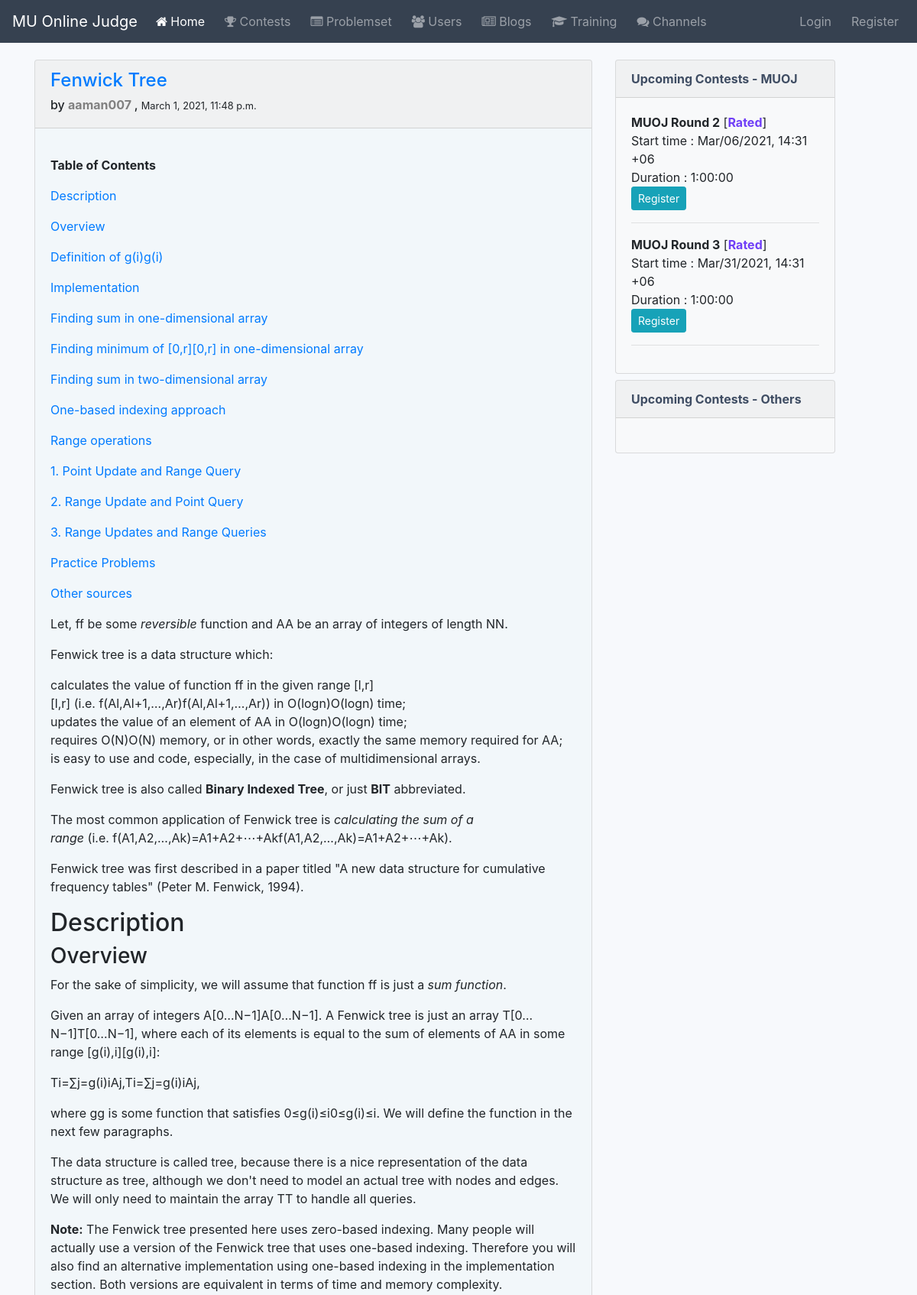
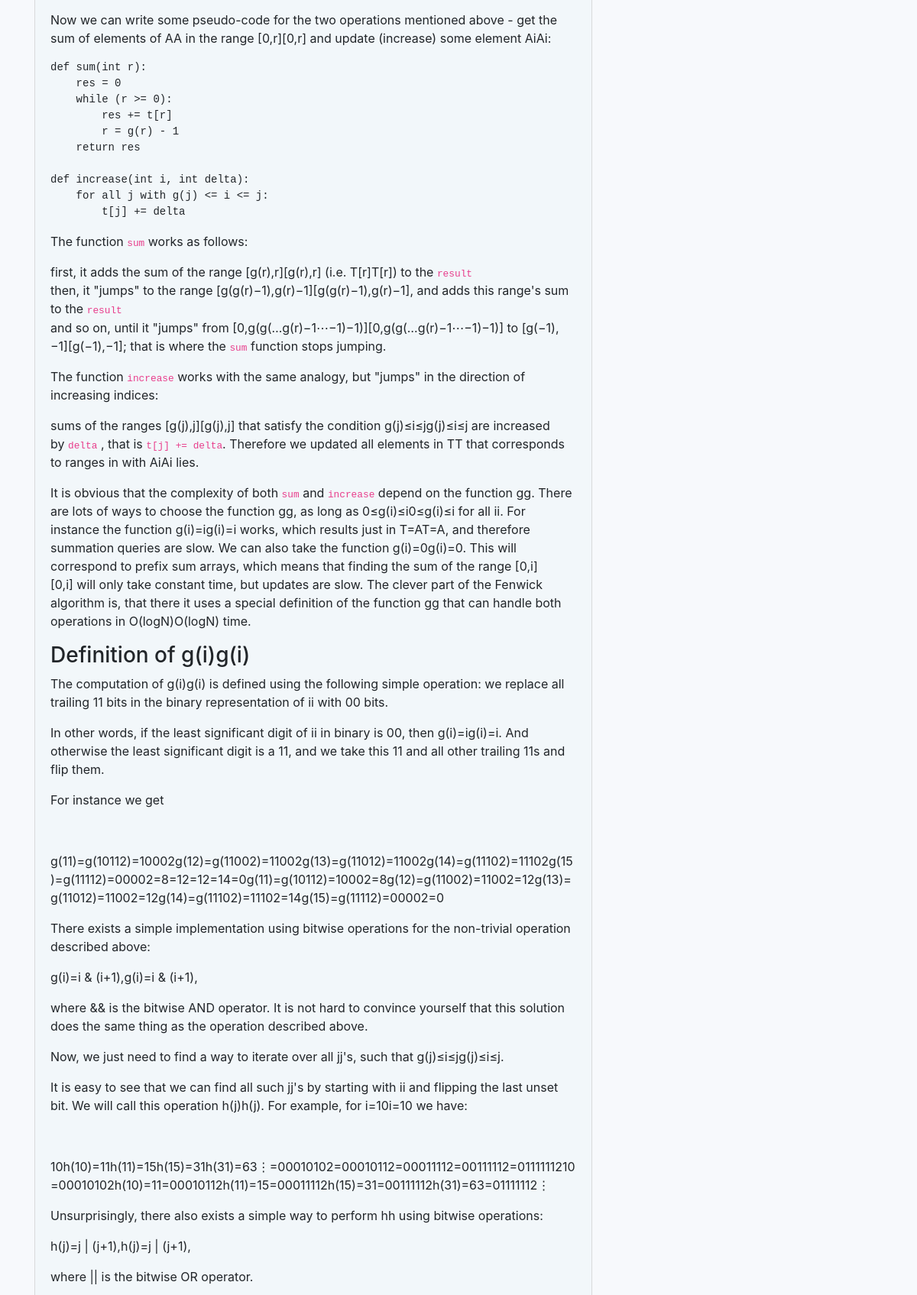
The page / (upper part) on the database its author committed (2 pictures, top to bottom).
### blog/models.py (models this page shows, shortened)
class Blog(AbstractBaseModel):
    title = models.CharField(max_length=100)
    content = RichTextField()
    user = models.ForeignKey(User, on_delete=models.CASCADE)
    preference = models.BooleanField(default=False)
    class Meta:
        verbose_name = _('Blog')
        verbose_name_plural = _('Blogs')
        ordering = ['-id']

### contest/models.py (models this page shows, shortened)
class Contest(AbstractBaseModel):
    title = models.CharField(verbose_name=_('Title'), max_length=200)
    description = RichTextField(verbose_name=_('Description'), blank=True)
    start_time = models.DateTimeField(verbose_name=_('Start Time'))
    duration = models.DurationField(verbose_name=_('Duration'))
    openness = models.BooleanField(verbose_name=_('Openness'), default=False)
    is_rated = models.BooleanField(verbose_name=_('Is Rated'), default=False)
    rating_applied = models.BooleanField(verbose_name=_('Rating Applied?'), default=False)
    problem_ids = models.JSONField(verbose_name=_('Problem Ids'), default=list)
    problem_scores = models.JSONField(verbose_name=_('Problem Scores'), default=list)
    """
    Standings Format
    [
        {
            'id': 23,
            'username': 'Farhan_Meb',
            'rank': 1400,
            'total_score': 300,
            'scores_per_problem': [100, 200]
        },
        {
            'id': 24,
            'username': 'Decayed',
            'rank': 1200,
            'total_score': 200,
            'scores_per_problem': [0, 200]
        }
    ]
    """
    standings = models.JSONField(verbose_name=_('Standings'), default=list, blank=True)
    author = models.ForeignKey(
        verbose_name=_('Author'),
        to=User,
        related_name='contests',
        on_delete=models.SET_NULL,
        null=True
    )
    contestants = models.ManyToManyField(
        verbose_name=_('Contestants'),
        to=User,
        related_name='contestants',
        blank=True
    )
    objects = ContestManager()
    class Meta:
        verbose_name = _('Contest')
        verbose_name_plural = _('Contests')
        ordering = ['-id']

### core/views.py (the view)
# urls.py: path('', HomeView.as_view(extra_context={'home': 'active'}), name='home')
class HomeView(ListView):
    model = Blog
    paginate_by = 5
    context_object_name = 'blogs'
    ordering = ['-created_at']
    template_name = 'core/home.html'
    def get_queryset(self):
        return Blog.objects.filter(preference=True)
    def get_context_data(self, **kwargs):
        context = super().get_context_data(**kwargs)
        context.update({
            'home_nav': 'active',
            'upcoming_contest': Contest.objects.upcoming_contests(self.request.user.username)
        })
        return context

### contest/managers.py (called while the page is built)
    def upcoming_contests(self, username=None):
        return self.filter(
            start_time__gt=timezone.now()
        ).annotate(
            is_registered=Count(
                'contestants',
                filter=(Q(contestants__username=username))
            )
        )

### core/templates/core/home.html (shortened to what this page needs)
{% extends 'core/base.html' %}
{% block content %}
    <div class="row">
        <div class="col-sm-8">
            {% for blog in blogs %}
                <div class="card bg-light mt-2 mb-2">
                    <div class="card-header">
                        <h4> <a class="blog-title" href="{% url 'blog:blog-details' blog.id %}"> {{ blog.title }} </a>  </h4>
                        <h6>
                            by
                            <a class="rank-text rank-{{ blog.user.profile.rank }}" href="{% url 'accounts:user-profile' blog.user.username %}">
                                {{ blog.user.username }}
                            </a>, <small>{{blog.created_at}}</small>
                        </h6>
                    </div>
                    <div class="card-body" style="background-color:#f2f7fa;">
                        <p>
                            {{ blog.content|safe }}
                        </p>
                    </div>
                </div>
            {% endfor %}
        </div>
        <div class="col-sm-3 mt-1">
            <div class="card bg-light mt-1 " style="width: 18rem;">
                <div class="card-header CardHeadCol"><strong>Upcoming Contests - MUOJ</strong></div>
                <div class="card-body">
                    <ul>
                    {% for contest in upcoming_contest %}
                        <li>
                            <h7><strong>{{contest.title}}</strong></h7>
                            {% if contest.is_rated %}
                                [<h7 style="color:#6f3ef7;"><strong>Rated</strong></h7>]
                            {% else %}
                                [<h7 style="color:#00ba8c;"><strong>Unrated</strong></h7>]
                            {% endif %}
                            <br>
                            <h7>Start time : {{contest.start_time|date:"M/d/o, H:i e"}}</h7>
                            <br>
                            <h7>Duration : {{ contest.duration }}</h7>
                            <br>
                            {% if not contest.is_registered %}
                                <a href="{% url 'contest:contest-registration' contest.id %}" class="btn btn-info btn-sm">Register</a>
                            {% else %}
                                <a class="btn btn-primary btn-sm" role="button" href="{% url 'contest:contest-standings' contest.id %}">Contest Link</a>
                            {% endif %}
                        </li>
                        <hr>
                    {% endfor %}
                    </ul>
                </div>
            </div>
            <div class="card bg-light mt-2 " style="width: 18rem;">
                <div class="card-header CardHeadCol"><strong>Upcoming Contests - Others</strong></div>
                <div class="card-body">
                </div>
            </div>
        </div>
    </div>
{% endblock %}

### static_local/core/css/base.css (style rules this page uses)
* { list-style: none; margin: 0; padding: 0; box-sizing: border-box; }
code { font-size: 80%; }
.bg-light-blue { background-color: #f7f9fc; }
.rank-text { font-weight: bold; }
.rank--10000 { color: gray; }
.CardHeadCol { color:#3f4d63; }

### rows shown on the page
Blog: title "Fenwick Tree", user.username "aaman007", created_at "March 1, 2021, 11:48 p.m.", content "Table of Contents Description Overview Definition of g(i)g(i) Implementation Finding sum in one-dimensional array Finding minimum of [0,r][0,r] in one-dimensional array Finding sum in two-dimensional array One-based indexing approach Range operations 1. Point Update and Range Query 2. Range Update and Point Query 3. Range Updates and Range Queries Practice Problems Other sources Let, ff be some reversible function and AA be an array of integers of length NN. Fenwick tree is a data structure which: calculates the value of function ff in the given range [l,r][l,r] (i.e. f(Al,Al+1,…,Ar)f(Al,Al+1,…,Ar)) in O(logn)O(log⁡n) time; updates the value of an element of AA in O(logn)O(log⁡n) time;…"
Contest: title "MUOJ Round 2", is_rated "Rated", start_time "Mar/06/2021, 14:31 +06", duration "1:00:00", shows "Register"
Contest: title "MUOJ Round 3", is_rated "Rated", start_time "Mar/31/2021, 14:31 +06", duration "1:00:00", shows "Register"
